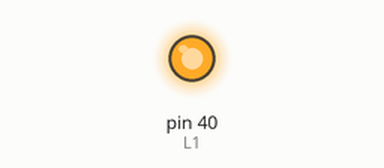
This program was run on a simulated Raspberry Pi (header pin numbers). On the bench: output pins drawn as LEDs (lit = HIGH). The clock reads 2024-03-15 10:24:30 at power-on unless the program sets it.

Above: at 0.1 s.
Timing chart, 0 to 1.6 s (numbered marks = the images above):
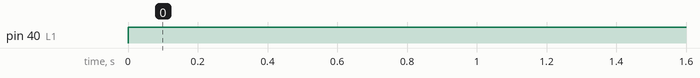

The program:

E21_BlinkTime.py
```python
#Class 2 - Example 1 - BlinkTime
#Description: Do a Python program that allows to blink a LED (L1) connected on PIN 40 (GPIO21) ½ sec ON and ½ sec OFF using the time.time() function.

#Library declaration
import RPi.GPIO as GPIO
import time

#I/O pin labeling
L1 = 40 #Label LED connected in pin 40 as “L1”

#Constant declaration
TBLINK = 0.5 #Blink constant TBLINK initialized on 0.5s

#Variable declaration
tact = 0 #Actual time (tact)
tini = 0 #Initial time (tini)
trel = 0 #Relative time (trel)

#SETUP
#I/O Pin Configuration
GPIO.setmode(GPIO.BOARD) #Configures all pins reference using pin #
GPIO.setup(L1, GPIO.OUT) #Set pin L1 as Output
#Output cleaning
GPIO.output(L1,0) #Turn OFF L1 (also posible GPIO.output(L1,False))
#Reset first time
tini = time.time() #Reset tini to current time

#EXECUTION
while True:
	tact = time.time()
	trel = tact - tini  #Calculate the relative time
 	if trel < TBLINK: #If relative time (trel) is less than the blinking time constant (TBLINK)
		GPIO.output(L1,1) #Turn ON L1
	elif trel < TBLINK: #If trel is greater than blinking time constant but less than blinking time x 2 (1/2 sec ON and ½ sec OFF)
		GPIO.output(L1,0) #Turn OFF L1
	else: #In other case (if trel is greater than 2 times the blinking time constant)
		tini = time.time()  #Take a new initial time in order to begin again the blinking cycle (reset rel time to 0 in next iteration)
```

Measured:
- by itself, pin 40 (L1): LOW → HIGH at 0.00 s
